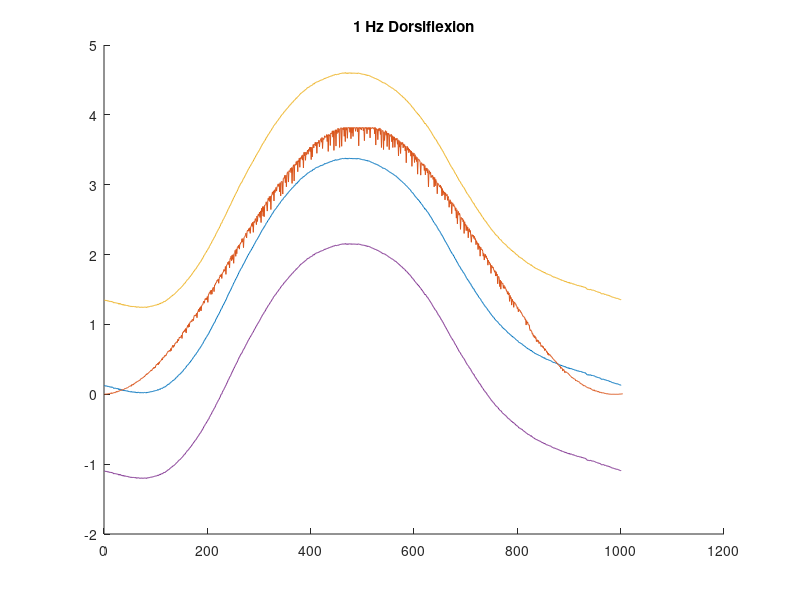

Write the MATLAB code that produced this figure.
clear;
clc;

p7mvcdf = load('Patient7_MVC_DF.txt');
p7df25 = load('PatNo7_VR_AnklePosNeutral_DF_1-0Hz.txt');

p7df_m = p7df25(:,1);
p7df_ref = p7df25(:,2);

serial2lbs_bipolar = 125/2048;
lbs2NmAt15cm = 4.448*.15;

n = 187;
for i = 1:64
    
    df(:,i) = p7df_m(n:1000+n);
    n = n + 1000;
 
    
end

dfm = mean(df,2);

SDdfm = std(dfm);
SDdfmP = dfm + SDdfm;
SDdfmM = dfm - SDdfm;

mvcdf1 = max(p7mvcdf(5500:9500));
mvcdf2 = max(p7mvcdf(25500:29500));
mvcdf3 = max(p7mvcdf(45500:49500));

mvcdfSerial = max([mvcdf1, mvcdf2, mvcdf3]);
mvcdf_Nm = abs(mvcdfSerial)*serial2lbs_bipolar*lbs2NmAt15cm;

refsig = p7df_ref(187:1190);
refsigser2Nm = mvcdf_Nm/4096*0.2;

ref = refsig*refsigser2Nm;

hold on;
title('1 Hz Dorsiflexion');
plot(dfm*serial2lbs_bipolar*lbs2NmAt15cm+8.25);
plot(ref);
plot(SDdfmP*serial2lbs_bipolar*lbs2NmAt15cm+8.25);
plot(SDdfmM*serial2lbs_bipolar*lbs2NmAt15cm+8.25);